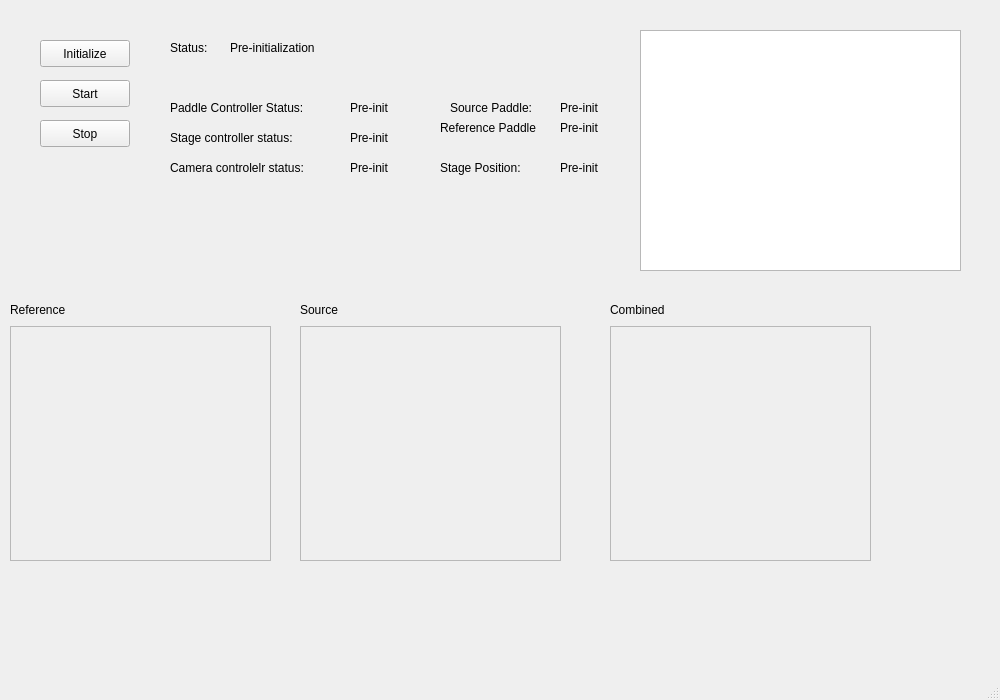
<?xml version="1.0" encoding="UTF-8"?>
<ui version="4.0">
 <class>MainWindow</class>
 <widget class="QMainWindow" name="MainWindow">
  <property name="geometry">
   <rect>
    <x>0</x>
    <y>0</y>
    <width>1000</width>
    <height>700</height>
   </rect>
  </property>
  <property name="windowTitle">
   <string>MainWindow</string>
  </property>
  <widget class="QWidget" name="centralwidget">
   <widget class="QLabel" name="label">
    <property name="geometry">
     <rect>
      <x>450</x>
      <y>100</y>
      <width>171</width>
      <height>16</height>
     </rect>
    </property>
    <property name="text">
     <string>Source Paddle:</string>
    </property>
   </widget>
   <widget class="QLabel" name="labelSourcePaddle">
    <property name="geometry">
     <rect>
      <x>560</x>
      <y>100</y>
      <width>51</width>
      <height>16</height>
     </rect>
    </property>
    <property name="text">
     <string>Pre-init</string>
    </property>
   </widget>
   <widget class="QLabel" name="label_4">
    <property name="geometry">
     <rect>
      <x>440</x>
      <y>120</y>
      <width>111</width>
      <height>16</height>
     </rect>
    </property>
    <property name="text">
     <string>Reference Paddle</string>
    </property>
   </widget>
   <widget class="QLabel" name="labelStagePosition">
    <property name="geometry">
     <rect>
      <x>560</x>
      <y>160</y>
      <width>91</width>
      <height>16</height>
     </rect>
    </property>
    <property name="text">
     <string>Pre-init</string>
    </property>
   </widget>
   <widget class="QWidget" name="verticalLayoutWidget">
    <property name="geometry">
     <rect>
      <x>10</x>
      <y>300</y>
      <width>261</width>
      <height>261</height>
     </rect>
    </property>
    <layout class="QVBoxLayout" name="verticalLayout">
     <item>
      <widget class="QLabel" name="label_6">
       <property name="maximumSize">
        <size>
         <width>16777215</width>
         <height>20</height>
        </size>
       </property>
       <property name="text">
        <string>Reference</string>
       </property>
      </widget>
     </item>
     <item>
      <widget class="QFrame" name="frame_2">
       <property name="frameShape">
        <enum>QFrame::StyledPanel</enum>
       </property>
       <property name="frameShadow">
        <enum>QFrame::Raised</enum>
       </property>
      </widget>
     </item>
    </layout>
   </widget>
   <widget class="QWidget" name="verticalLayoutWidget_2">
    <property name="geometry">
     <rect>
      <x>300</x>
      <y>300</y>
      <width>261</width>
      <height>261</height>
     </rect>
    </property>
    <layout class="QVBoxLayout" name="verticalLayout_2">
     <item>
      <widget class="QLabel" name="label_7">
       <property name="maximumSize">
        <size>
         <width>16777215</width>
         <height>20</height>
        </size>
       </property>
       <property name="text">
        <string>Source</string>
       </property>
      </widget>
     </item>
     <item>
      <widget class="QFrame" name="frame_3">
       <property name="frameShape">
        <enum>QFrame::StyledPanel</enum>
       </property>
       <property name="frameShadow">
        <enum>QFrame::Raised</enum>
       </property>
      </widget>
     </item>
    </layout>
   </widget>
   <widget class="QWidget" name="verticalLayoutWidget_3">
    <property name="geometry">
     <rect>
      <x>610</x>
      <y>300</y>
      <width>261</width>
      <height>261</height>
     </rect>
    </property>
    <layout class="QVBoxLayout" name="verticalLayout_3">
     <item>
      <widget class="QLabel" name="label_8">
       <property name="maximumSize">
        <size>
         <width>16777215</width>
         <height>20</height>
        </size>
       </property>
       <property name="text">
        <string>Combined</string>
       </property>
      </widget>
     </item>
     <item>
      <widget class="QFrame" name="frame_4">
       <property name="frameShape">
        <enum>QFrame::StyledPanel</enum>
       </property>
       <property name="frameShadow">
        <enum>QFrame::Raised</enum>
       </property>
      </widget>
     </item>
    </layout>
   </widget>
   <widget class="QPushButton" name="buttonStart">
    <property name="geometry">
     <rect>
      <x>40</x>
      <y>80</y>
      <width>90</width>
      <height>27</height>
     </rect>
    </property>
    <property name="text">
     <string>Start</string>
    </property>
   </widget>
   <widget class="QPushButton" name="buttonStop">
    <property name="geometry">
     <rect>
      <x>40</x>
      <y>120</y>
      <width>90</width>
      <height>27</height>
     </rect>
    </property>
    <property name="text">
     <string>Stop</string>
    </property>
   </widget>
   <widget class="QLabel" name="label_9">
    <property name="geometry">
     <rect>
      <x>170</x>
      <y>100</y>
      <width>221</width>
      <height>16</height>
     </rect>
    </property>
    <property name="text">
     <string>Paddle Controller Status:</string>
    </property>
   </widget>
   <widget class="QLabel" name="label_10">
    <property name="geometry">
     <rect>
      <x>170</x>
      <y>130</y>
      <width>221</width>
      <height>16</height>
     </rect>
    </property>
    <property name="text">
     <string>Stage controller status:</string>
    </property>
   </widget>
   <widget class="QLabel" name="label_11">
    <property name="geometry">
     <rect>
      <x>170</x>
      <y>160</y>
      <width>221</width>
      <height>16</height>
     </rect>
    </property>
    <property name="text">
     <string>Camera controlelr status:</string>
    </property>
   </widget>
   <widget class="QPushButton" name="buttonInitialize">
    <property name="geometry">
     <rect>
      <x>40</x>
      <y>40</y>
      <width>90</width>
      <height>27</height>
     </rect>
    </property>
    <property name="text">
     <string>Initialize</string>
    </property>
   </widget>
   <widget class="QLabel" name="labelStatus">
    <property name="geometry">
     <rect>
      <x>230</x>
      <y>40</y>
      <width>251</width>
      <height>16</height>
     </rect>
    </property>
    <property name="text">
     <string>Pre-initialization</string>
    </property>
   </widget>
   <widget class="QLabel" name="label_12">
    <property name="geometry">
     <rect>
      <x>170</x>
      <y>40</y>
      <width>59</width>
      <height>15</height>
     </rect>
    </property>
    <property name="text">
     <string>Status:</string>
    </property>
   </widget>
   <widget class="QLabel" name="labelReferencePaddle">
    <property name="geometry">
     <rect>
      <x>560</x>
      <y>120</y>
      <width>51</width>
      <height>16</height>
     </rect>
    </property>
    <property name="text">
     <string>Pre-init</string>
    </property>
   </widget>
   <widget class="QLabel" name="label_14">
    <property name="geometry">
     <rect>
      <x>440</x>
      <y>160</y>
      <width>111</width>
      <height>16</height>
     </rect>
    </property>
    <property name="text">
     <string>Stage Position:</string>
    </property>
   </widget>
   <widget class="QLabel" name="labelPaddleController">
    <property name="geometry">
     <rect>
      <x>350</x>
      <y>100</y>
      <width>51</width>
      <height>16</height>
     </rect>
    </property>
    <property name="text">
     <string>Pre-init</string>
    </property>
    <property name="buddy">
     <cstring></cstring>
    </property>
   </widget>
   <widget class="QLabel" name="labelStageController">
    <property name="geometry">
     <rect>
      <x>350</x>
      <y>130</y>
      <width>51</width>
      <height>16</height>
     </rect>
    </property>
    <property name="text">
     <string>Pre-init</string>
    </property>
    <property name="buddy">
     <cstring></cstring>
    </property>
   </widget>
   <widget class="QLabel" name="labelCameraController">
    <property name="geometry">
     <rect>
      <x>350</x>
      <y>160</y>
      <width>51</width>
      <height>16</height>
     </rect>
    </property>
    <property name="text">
     <string>Pre-init</string>
    </property>
    <property name="buddy">
     <cstring></cstring>
    </property>
   </widget>
   <widget class="QTextEdit" name="textLog">
    <property name="geometry">
     <rect>
      <x>640</x>
      <y>30</y>
      <width>321</width>
      <height>241</height>
     </rect>
    </property>
   </widget>
  </widget>
  <widget class="QMenuBar" name="menubar">
   <property name="geometry">
    <rect>
     <x>0</x>
     <y>0</y>
     <width>1000</width>
     <height>18</height>
    </rect>
   </property>
  </widget>
  <widget class="QStatusBar" name="statusbar"/>
 </widget>
 <resources/>
 <connections/>
</ui>
